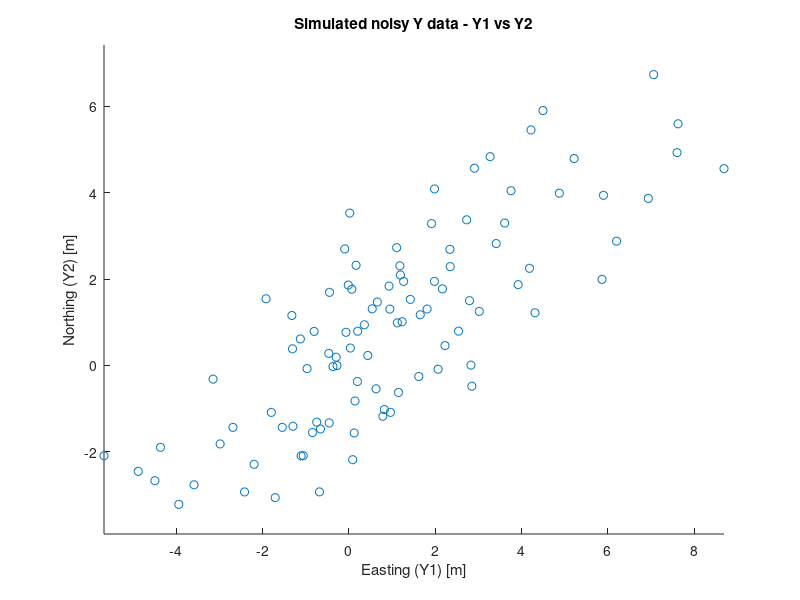
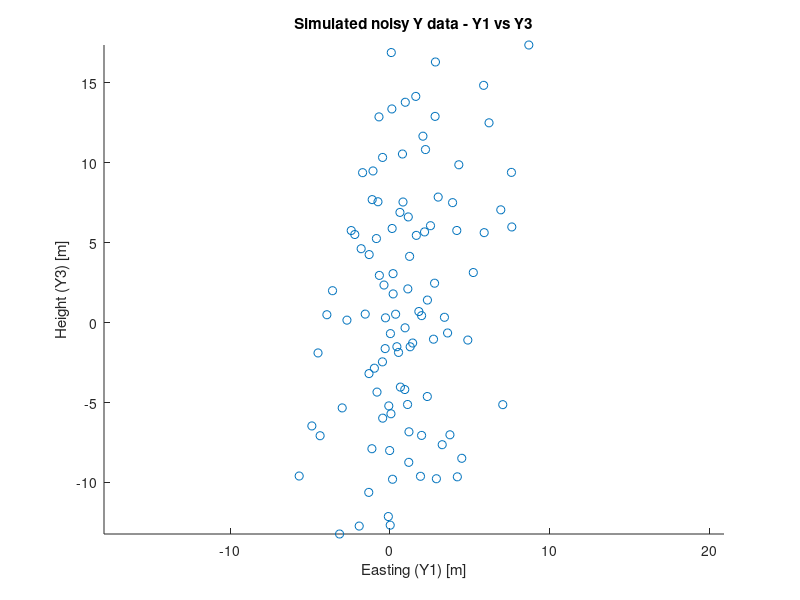
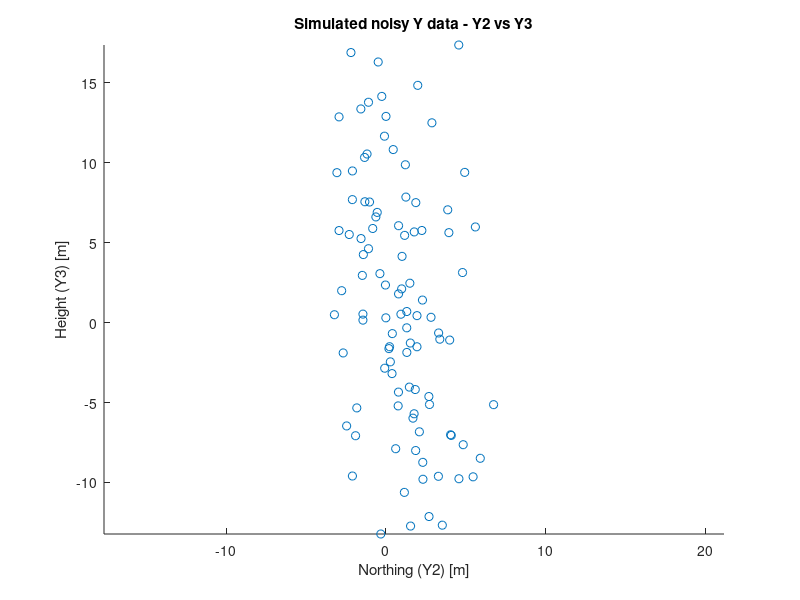

These figures' MATLAB source, in order: (Note: this script raises an error after producing the figures.)
clear; clc; close all;

% ASEN 5044, Fall 2024
% HW 6, Problem 3
% Jash Bhalavat

% Part a
R = [8, 5.15, 6.5; 5.15, 5, -4.07; 6.5, -4.07, 50];
x0 = [1; 1; 1];
H = eye(3);
mu = [0; 0; 0];
T = 100;
for i = 1:T
    y(:,i) = x0 + mvnrnd(mu, R)';
end

figure()
scatter(y(1,:), y(2,:))
title("Simulated noisy Y data - Y1 vs Y2")
xlabel("Easting (Y1) [m]")
ylabel("Northing (Y2) [m]")
axis equal

figure()
scatter(y(1,:), y(3,:))
title("Simulated noisy Y data - Y1 vs Y3")
xlabel("Easting (Y1) [m]")
ylabel("Height (Y3) [m]")
axis equal

figure()
scatter(y(2,:), y(3,:))
title("Simulated noisy Y data - Y2 vs Y3")
xlabel("Northing (Y2) [m]")
ylabel("Height (Y3) [m]")
axis equal

%% Part b
cov12 = cov(y(1,:), y(2,:));
cov13 = cov(y(1,:), y(3,:));
cov23 = cov(y(2,:), y(3,:));

%% Part c
T = 3;
n = length(x0);
[y3, H3, R3] = part_c(T, n, y, H, R);
R3_inv = inv(R3);


P_LS_3 = inv(H3' * R3_inv * H3);
x_hat_3 = P_LS_3 * H3' * R3_inv * y3;


T = 10;
[y10, H10, R10] = part_c(T, n, y, H, R);
R10_inv = inv(R10);

P_LS_10 = inv(H10' * R10_inv * H10);
x_hat_10 = P_LS_10 * H10' * R10_inv * y10;


T = 100;
[y100, H100, R100] = part_c(T, n, y, H, R);
R100_inv = inv(R100);

P_LS_100 = inv(H100' * R100_inv * H100);
x_hat_100 = P_LS_100 * H100' * R100_inv * y100;

function [y_out, H_out, R_out] = part_c(T, n, y, H, R)
    size_y = size(y);
    
    % Y is Tp * 1
    p = size_y(1);
    y_out = reshape(y(:,1:T), [T*p, 1]);

    % R is Tp * Tp
    R_out = zeros(T*p);
    for i = 1:T
        lower_bound = n*(i-1) + 1;
        upper_bound = n*i;
        R_out(lower_bound:upper_bound, lower_bound:upper_bound) = R;

        % H is Tp * n
        H_out(lower_bound:upper_bound, :) = H;
    end

end

%% Part d

% Read data
data = table2array(readtable("hw6problem3data.csv"));
T = length(data);
cov_12_data = cov(data(1,:), data(2,:));
cov_13_data = cov(data(1,:), data(3,:));
cov_23_data = cov(data(2,:), data(3,:));
R_meas = [cov_12_data [cov_13_data(1,2); cov_23_data(1,2)]; cov_13_data(1,2), cov_23_data(1,2), cov_13_data(2,2)];

[y_data, H_data, R_data] = part_c(T, n, data, H, R_meas);

R_data_inv = inv(R_data);

P_LS_data = inv(H_data' * R_data_inv * H_data);
x_hat_data = P_LS_data * H_data' * R_data_inv * y_data;

%% Part e
% Unweighted LS - R is identity, its inverse is also R_uw
R_uw = eye(n*length(data));

P_LS_data_uw = inv(H_data' * R_uw * H_data);
x_hat_data_uw = P_LS_data * H_data' * R_uw * y_data;

%% Part f
x_hat_0 = x0;
P_0 = eye(3) * 1000;

x_hat = [x_hat_0];
P = [P_0];

for i = 1:T
    lower_bound = 3*(i-1) + 1;
    upper_bound = 3*i;
    next_bound = 3*(i+1);

    P_k_minus_1 = P(lower_bound:upper_bound, :);
    K_k = P_k_minus_1 * H' * inv(H * P_k_minus_1 * H' + R);
    x_hat(:,i+1) = x_hat(:,i) + K_k * (data(:,i) - H * x_hat(:,i));
    P(upper_bound+1:next_bound, :) = (eye(3) - H*K_k) * P_k_minus_1 * (eye(3) - H*K_k)' + K_k * R * K_k';

    sigma_x1_2(i) = sqrt(P(upper_bound+1, 1)) * 2;
    sigma_x3_2(i) = sqrt(P(upper_bound+2, 2)) * 2;
    sigma_x2_2(i) = sqrt(P(upper_bound+3, 3)) * 2;
end


k = 1:30;

figure()
plot(k, x_hat(1, 2:end))
hold on
plot(k, sigma_x1_2 + x_hat(1,end), 'b--')
plot(k, -sigma_x1_2 + x_hat(1,end), 'b--')
hold off
xlabel("Time steps [Units not provided]")
ylabel("Easting State Estimate [m]")
title("Estimated State for given data using Recursive Weighted LS")
legend("Estimated State", "+/- 2\sigma error")

figure()
plot(k, x_hat(2, 2:end))
hold on
plot(k, sigma_x2_2 + x_hat(2,end), 'b--')
plot(k, -sigma_x2_2 + x_hat(2,end), 'b--')
hold off
xlabel("Time steps [Units not provided]")
ylabel("Northing State Estimate [m]")
title("Estimated State for given data using Recursive Weighted LS")
legend("Estimated State", "+/- 2\sigma error")

figure()
plot(k, x_hat(3, 2:end))
hold on
plot(k, sigma_x3_2 + x_hat(3,end), 'b--')
plot(k, -sigma_x3_2 + x_hat(3,end), 'b--')
hold off
xlabel("Time steps [Units not provided]")
ylabel("Height State Estimate [m]")
title("Estimated State for given data using Recursive Weighted LS")
legend("Estimated State", "+/- 2\sigma error")



